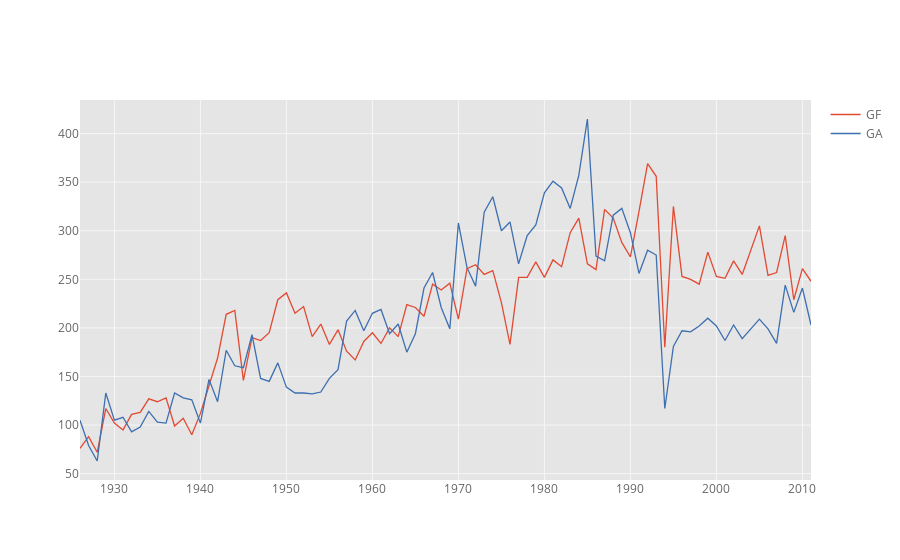

Write notebook code for a chart like this one.
### Code cell
df2[['GF','GA', 'year']].iplot(kind='scatter', x='year')
